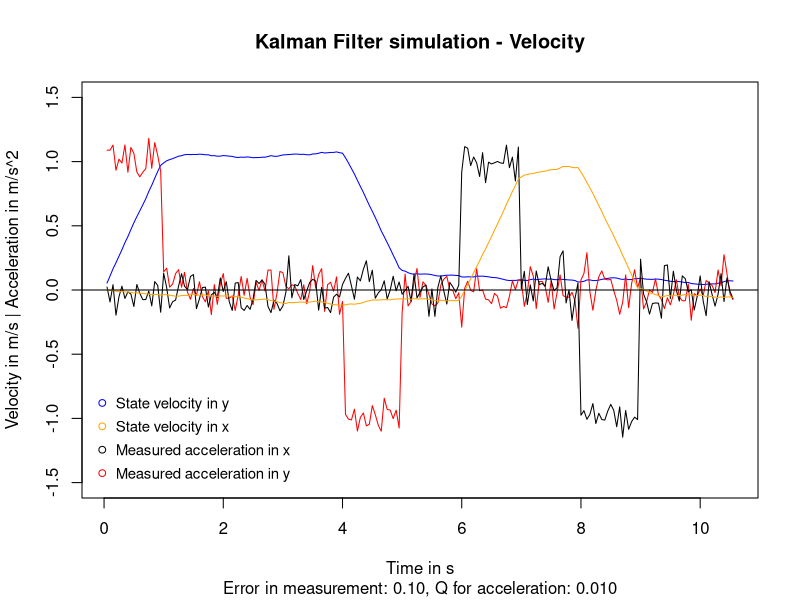

Write the R code that produced this figure.
data <- read.table(
    "./2d_filter/plotting/c_out.txt",
    header = TRUE,
    sep = ",",
    dec = ".")

png(
    filename =
    "./2d_filter/images/plot_vel.png"
)

plot(
    data$Time, data$VelY,
    ylim = range(-1.5:1.5),
    col = "blue",
    type = "l",
    xlab = "Time in s",
    ylab = "Velocity in m/s | Acceleration in m/s^2",
    main = "Kalman Filter simulation - Velocity",
    sub = sprintf("Error in measurement: %1.2f, Q for acceleration: %1.3f", data[1, "AccError"], data[1, "Q_acc"])
)
lines(data$Time, data$MeasAccY, col = "red")
lines(data$Time, data$MeasAccX, col = "black")
lines(data$Time, data$VelX, col = "orange")
abline(h=0)

legend("bottomleft",
        inset = 0.01,
        cex = 0.9,
        bty = "n",
        y.intersp = 1.3,
        legend = c("State velocity in y", "State velocity in x", "Measured acceleration in x", "Measured acceleration in y"),
        col = c("blue", "orange", "black", "red"),
        pch = c(1, 1, 1, 1))

dev.off()